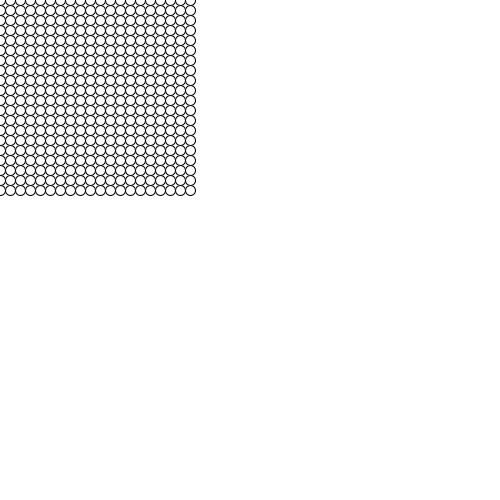
Frame 1 (no input)
Frame 60 (the mouse pressed at the canvas centre just before this capture): identical to frame 1, image omitted
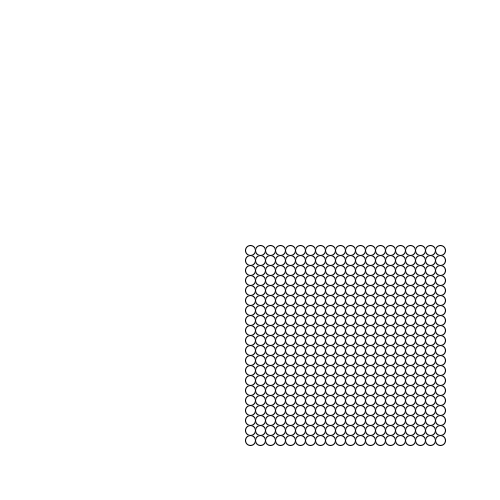
Frame 120 (the mouse held since frame 60 and released just before this capture)

The Processing sketch that drew these frames (run headless with seeded random() and noise(); from frame 60 on, the mouse is pressed at the canvas centre):

// Processing sketch: code04_08
// ── code04_08.pde
void setup() {
  size(500, 500);
  stroke(0);
}
void draw() {
  background(255);
  for (int j = 0; j < 20; j++) {
    float y = mouseY + 10 * j;
    for (int i = 0; i < 20; i++) {
      float x = mouseX + 10 * i;
      if (width - 20 < x) break; //もしウィンドウ右端近くなら抜ける
      ellipse(x, y, 10, 10); //円を描画
    }
  }
}
